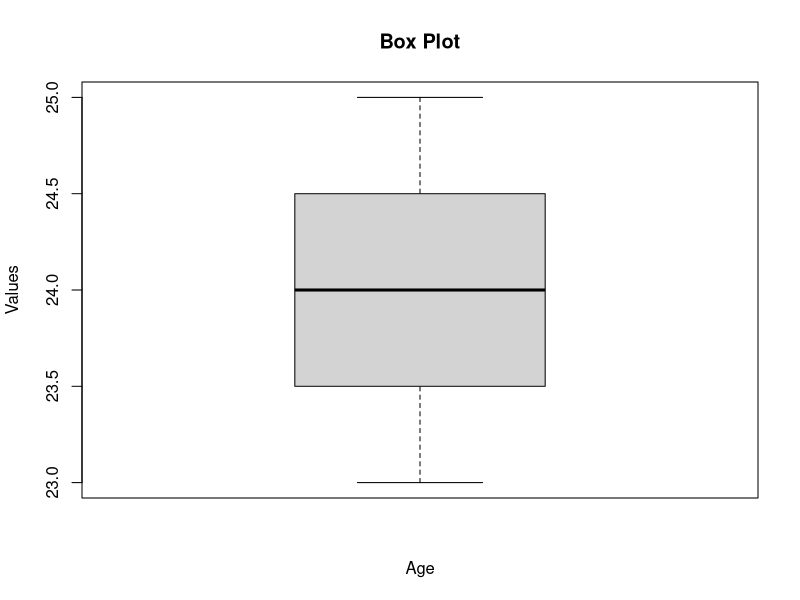

Write R code to recreate this figure.
names <- c("siri", "chiru", "loki")

age <- c(23, 24, 25)

marks <- c(88, 78, 25)

df <- data.frame(names, age, marks)

boxplot(df$age,
        main = "Box Plot",
        xlab = "Age",
        ylab = "Values")
